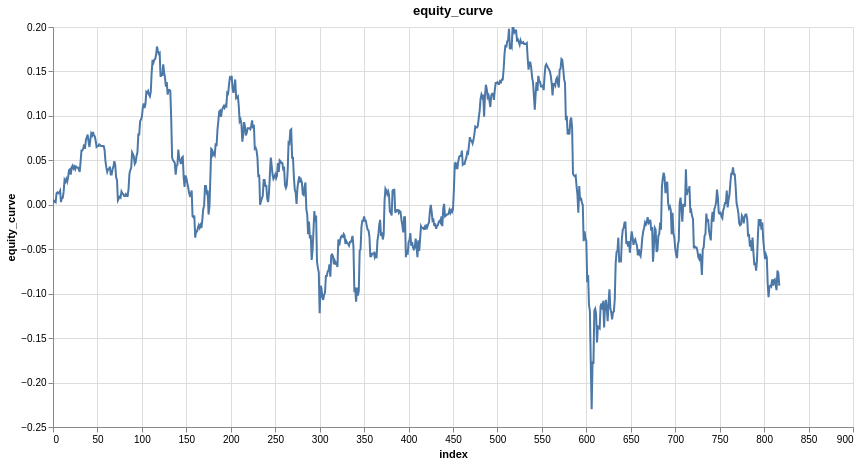

The notebook cell this image was saved under:
### Markdown cell above
### 11.2 Train and Save Best Model

Using 3 lagged features with L1 loss for robustness.

### Code cell
features = ['close_log_return_lag_1']
model = LinearModel(len(features))
model_trades = learn_model_trades(ts.drop_nulls(), features, target, model, loss=nn.L1Loss())
model_trades = add_tx_fees_log(model_trades, maker_fee, taker_fee)
plot_column(model_trades, 'equity_curve')

### Figure 1 — Vega specification as saved in the notebook (floating-point values rounded to 4 significant figures; data arrays with more than 128 entries replaced by an {"elided": "..."} marker saying what was removed)
{"$schema": "https://vega.github.io/schema/vega/v6.json", "data": [{"name": "param_1e9efca18e7a2868_store"}, {"name": "source_0", "values": {"elided": "819 records"}}, {"name": "source_0_x_domain_index", "values": [{"min": 0, "max": 818}]}, {"name": "source_0_y_domain_equity_curve", "values": [{"min": -0.23, "max": 0.199}]}], "signals": [{"name": "unit", "value": {}, "on": [{"events": "pointermove", "update": "isTuple(group()) ? group() : unit"}]}, {"name": "param_1e9efca18e7a2868", "update": "vlSelectionResolve(\"param_1e9efca18e7a2868_store\", \"union\")"}, {"name": "param_1e9efca18e7a2868_index", "on": [{"events": [{"source": "view", "type": "dblclick"}], "update": "null"}, {"events": {"signal": "param_1e9efca18e7a2868_translate_delta"}, "update": "panLinear(param_1e9efca18e7a2868_translate_anchor.extent_x, -param_1e9efca18e7a2868_translate_delta.x / width)"}, {"events": {"signal": "param_1e9efca18e7a2868_zoom_delta"}, "update": "zoomLinear(domain(\"x\"), param_1e9efca18e7a2868_zoom_anchor.x, param_1e9efca18e7a2868_zoom_delta)"}]}, {"name": "param_1e9efca18e7a2868_equity_curve", "on": [{"events": [{"source": "view", "type": "dblclick"}], "update": "null"}, {"events": {"signal": "param_1e9efca18e7a2868_translate_delta"}, "update": "panLinear(param_1e9efca18e7a2868_translate_anchor.extent_y, param_1e9efca18e7a2868_translate_delta.y / height)"}, {"events": {"signal": "param_1e9efca18e7a2868_zoom_delta"}, "update": "zoomLinear(domain(\"y\"), param_1e9efca18e7a2868_zoom_anchor.y, param_1e9efca18e7a2868_zoom_delta)"}]}, {"name": "param_1e9efca18e7a2868_tuple", "on": [{"events": [{"signal": "param_1e9efca18e7a2868_index || param_1e9efca18e7a2868_equity_curve"}], "update": "param_1e9efca18e7a2868_index && param_1e9efca18e7a2868_equity_curve ? {unit: \"\", fields: param_1e9efca18e7a2868_tuple_fields, values: [param_1e9efca18e7a2868_index,param_1e9efca18e7a2868_equity_curve]} : null"}]}, {"name": "param_1e9efca18e7a2868_tuple_fields", "value": [{"field": "index", "channel": "x", "type": "R"}, {"field": "equity_curve", "channel": "y", "type": "R"}]}, {"name": "param_1e9efca18e7a2868_translate_anchor", "value": {}, "on": [{"events": [{"source": "scope", "type": "pointerdown"}], "update": "{x: x(unit), y: y(unit), extent_x: domain(\"x\"), extent_y: domain(\"y\")}"}]}, {"name": "param_1e9efca18e7a2868_translate_delta", "value": {}, "on": [{"events": [{"source": "window", "between": [{"source": "scope", "type": "pointerdown"}, {"source": "window", "type": "pointerup"}], "type": "pointermove", "consume": true}], "update": "{x: param_1e9efca18e7a2868_translate_anchor.x - x(unit), y: param_1e9efca18e7a2868_translate_anchor.y - y(unit)}"}]}, {"name": "param_1e9efca18e7a2868_zoom_anchor", "on": [{"events": [{"source": "scope", "consume": true, "type": "wheel"}], "update": "{x: invert(\"x\", x(unit)), y: invert(\"y\", y(unit))}"}]}, {"name": "param_1e9efca18e7a2868_zoom_delta", "on": [{"events": [{"source": "scope", "type": "wheel", "consume": true}], "update": "pow(1.001, event.deltaY * pow(16, event.deltaMode))", "force": true}]}, {"name": "param_1e9efca18e7a2868_modify", "on": [{"events": {"signal": "param_1e9efca18e7a2868_tuple"}, "update": "modify(\"param_1e9efca18e7a2868_store\", param_1e9efca18e7a2868_tuple, true)"}]}], "marks": [{"type": "line", "name": "marks", "from": {"data": "source_0"}, "sort": {"field": "x"}, "encode": {"update": {"tooltip": {"signal": "{\"index\": format(datum[\"index\"], \"\"), \"equity_curve\": format(datum[\"equity_curve\"], \"\")}"}, "defined": {"signal": "isValid(datum[\"index\"]) && isFinite(+datum[\"index\"]) && isValid(datum[\"equity_curve\"]) && isFinite(+datum[\"equity_curve\"])"}, "stroke": {"value": "#4c78a8"}, "y": {"field": "equity_curve", "scale": "y"}, "x": {"field": "index", "scale": "x"}}}, "clip": true, "style": ["line"], "interactive": true}], "scales": [{"name": "x", "type": "linear", "domain": [{"signal": "(data(\"source_0_x_domain_index\")[0] || {}).min"}, {"signal": "(data(\"source_0_x_domain_index\")[0] || {}).max"}], "range": [0, {"signal": "width"}], "nice": true, "zero": false, "domainRaw": {"signal": "param_1e9efca18e7a2868[\"index\"]"}}, {"name": "y", "type": "linear", "domain": [{"signal": "(data(\"source_0_y_domain_equity_curve\")[0] || {}).min"}, {"signal": "(data(\"source_0_y_domain_equity_curve\")[0] || {}).max"}], "range": [{"signal": "height"}, 0], "domainRaw": {"signal": "param_1e9efca18e7a2868[\"equity_curve\"]"}, "nice": true, "zero": true}], "axes": [{"scale": "x", "grid": true, "labels": false, "orient": "bottom", "maxExtent": 0, "ticks": false, "aria": false, "tickCount": {"signal": "ceil(width/40)"}, "zindex": 0, "gridScale": "y", "domain": false, "minExtent": 0}, {"scale": "y", "ticks": false, "domain": false, "zindex": 0, "gridScale": "x", "tickCount": {"signal": "ceil(height/40)"}, "orient": "left", "grid": true, "labels": false, "aria": false, "minExtent": 0, "maxExtent": 0}, {"scale": "x", "grid": false, "title": "index", "zindex": 0, "labelOverlap": true, "labelFlush": true, "orient": "bottom", "tickCount": {"signal": "ceil(width/40)"}}, {"scale": "y", "labelOverlap": true, "orient": "left", "tickCount": {"signal": "ceil(height/40)"}, "zindex": 0, "title": "equity_curve", "grid": false}], "title": {"text": "equity_curve", "frame": "group"}, "padding": 5, "height": 400, "background": "white", "width": 800, "style": "cell"}
